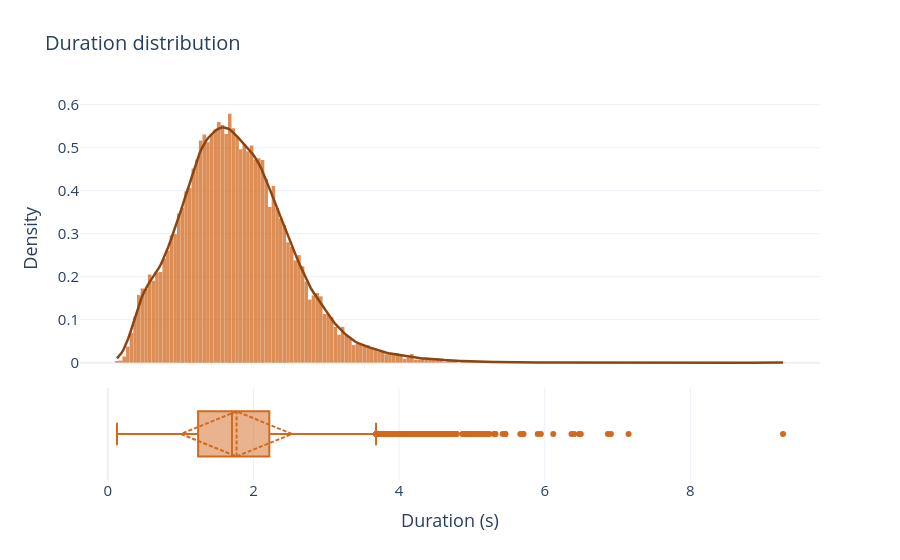

Here is the notebook cell this chart was saved with:
### Markdown cell above
### 3.4. Duration distribution

### Code cell
# --- 1. Datos ---
durations = df["duration"].dropna()

# --- 2. Estimar KDE ---
kde = gaussian_kde(durations)
x_kde = np.linspace(durations.min(), durations.max(), 300)
y_kde = kde(x_kde)

# --- 3. Crear figura: 2 filas, eje X compartido ---
fig = make_subplots(
    rows=2, cols=1,
    shared_xaxes=True,
    row_heights=[0.75, 0.25],   # histograma más grande, boxplot como "resumen" fino
    vertical_spacing=0.03,
)

# --- Histograma (normalizado a densidad para que la escala coincida con la KDE) ---
fig.add_trace(
    go.Histogram(
        x=durations,
        histnorm="probability density",
        name="Duration",
        marker_color="chocolate",
        opacity=0.75,
        showlegend=False,
    ),
    row=1, col=1
)

# --- KDE ---
fig.add_trace(
    go.Scatter(
        x=x_kde,
        y=y_kde,
        mode="lines",
        name="KDE",
        line=dict(color="saddlebrown", width=2.5),
        showlegend=False,
    ),
    row=1, col=1
)

# --- Boxplot horizontal ---
fig.add_trace(
    go.Box(
        x=durations,
        name="Duration",
        marker_color="chocolate",
        line_color="chocolate",
        boxpoints="outliers",   # muestra outliers como puntos
        showlegend=False,
        boxmean="sd"
    ),
    row=2, col=1
)

# --- 4. Layout ---
fig.update_layout(
    template="plotly_white",
    title_text="Duration distribution",
    font=dict(size=15),
    title_font=dict(size=20),
    bargap=0.02,
)
fig.update_yaxes(title_text="Density", row=1, col=1)
fig.update_yaxes(showticklabels=False, row=2, col=1)
fig.update_xaxes(title_text="Duration (s)", row=2, col=1)

fig.show()
fig.write_image("assets/filtered/duration_distribution.png", scale=5)

### Figure 1 — Plotly figure (JSON) as saved in the notebook; plotly's stock layout.template omitted (floating-point values rounded to 4 significant figures; data arrays with more than 128 entries replaced by an {"elided": "..."} marker saying what was removed)
{"data": [{"histnorm": "probability density", "marker": {"color": "chocolate"}, "name": "Duration", "opacity": 0.75, "showlegend": false, "type": "histogram", "x": {"elided": "20871 float values"}, "xaxis": "x", "yaxis": "y"}, {"line": {"color": "saddlebrown", "width": 2.5}, "mode": "lines", "name": "KDE", "showlegend": false, "type": "scatter", "x": {"elided": "300 float values"}, "xaxis": "x", "y": {"elided": "300 float values"}, "yaxis": "y"}, {"boxmean": "sd", "boxpoints": "outliers", "line": {"color": "chocolate"}, "marker": {"color": "chocolate"}, "name": "Duration", "showlegend": false, "type": "box", "x": {"elided": "20871 float values"}, "xaxis": "x2", "yaxis": "y2"}], "layout": {"bargap": 0.02, "font": {"size": 15}, "title": {"font": {"size": 20}, "text": "Duration distribution"}, "xaxis": {"anchor": "y", "domain": [0, 1], "matches": "x2", "showticklabels": false}, "xaxis2": {"anchor": "y2", "domain": [0, 1], "title": {"text": "Duration (s)"}}, "yaxis": {"anchor": "x", "domain": [0.2725, 1], "title": {"text": "Density"}}, "yaxis2": {"anchor": "x2", "domain": [0, 0.2425], "showticklabels": false}}}
